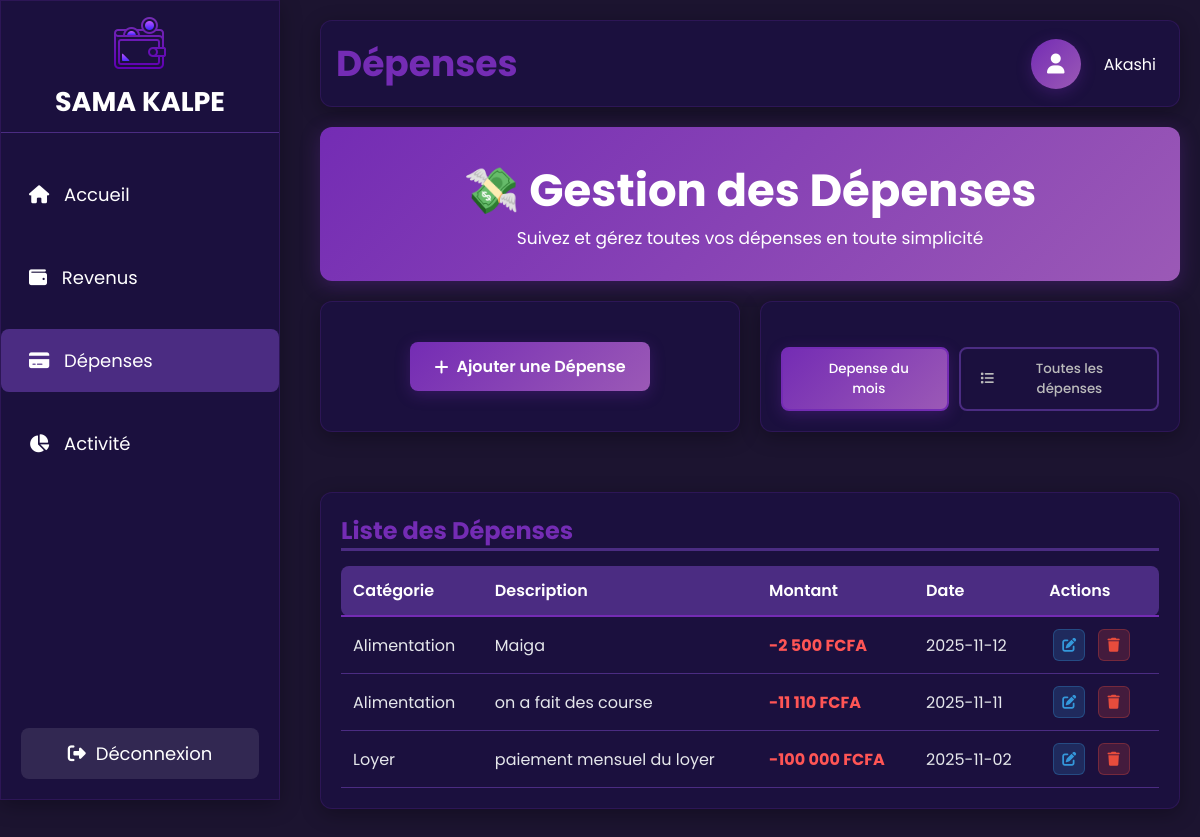
The page /depenses.php (signed in) on the database its author committed.
### tables this page shows
CREATE TABLE IF NOT EXISTS `utilisateur` (
  `ID_UTILISATEUR` int NOT NULL AUTO_INCREMENT,
  `ID_ROLE` int NOT NULL,
  `NOM_UTILISATEUR` varchar(255) DEFAULT NULL,
  `PRENOM` varchar(255) DEFAULT NULL,
  `EMAIL` varchar(255) DEFAULT NULL,
  `MOT_DE_PASSE` varchar(255) DEFAULT NULL,
  `CODE` int DEFAULT NULL,
  `FLAG_REINITIALISATION` tinyint(1) DEFAULT '0',
  PRIMARY KEY (`ID_UTILISATEUR`),
  KEY `ID_ROLE` (`ID_ROLE`)
);

CREATE TABLE IF NOT EXISTS `operation` (
  `ID_OPERATIONS_` int UNSIGNED NOT NULL AUTO_INCREMENT,
  `ID_UTILISATEUR` int NOT NULL,
  `ID_CATEGORIE` int NOT NULL,
  `MONTANT` int DEFAULT NULL,
  `DATE_OPERATION` date DEFAULT NULL,
  `DESCRIPTION` varchar(255) DEFAULT NULL,
  PRIMARY KEY (`ID_OPERATIONS_`),
  KEY `FK_OPERATIO_APPARTENI_CATEGORI` (`ID_CATEGORIE`),
  KEY `FK_OPERATIO_EFFECTUER_UTILISAT` (`ID_UTILISATEUR`)
);

CREATE TABLE IF NOT EXISTS `categorie` (
  `ID_CATEGORIE` int NOT NULL AUTO_INCREMENT,
  `ID_TYPE` int NOT NULL,
  `NOM_CATEGORIE` varchar(255) DEFAULT NULL,
  PRIMARY KEY (`ID_CATEGORIE`),
  KEY `ID_TYPE` (`ID_TYPE`)
);

### depenses.php (the view, shortened to what this page needs)
<?php
require_once __DIR__ . "/config/config.php";
$userId = $_SESSION['id'];
$stmt = $mysqlClient->prepare("SELECT NOM_UTILISATEUR, PRENOM FROM utilisateur WHERE ID_UTILISATEUR = ?");
$stmt->execute([$userId]);
$user = $stmt->fetch();
try {
    $filtre = isset($_GET['filtre']) ? $_GET['filtre'] : 'mois_courant';
    if ($filtre === 'mois_courant') {
        $sql = "SELECT operation.ID_OPERATIONS_, operation.DATE_OPERATION, operation.DESCRIPTION, operation.MONTANT, categorie.NOM_CATEGORIE
                FROM operation
                LEFT JOIN categorie ON operation.ID_CATEGORIE = categorie.ID_CATEGORIE
                LEFT JOIN type ON categorie.ID_TYPE = type.ID_TYPE
                WHERE operation.ID_UTILISATEUR = ?
                  AND type.NOM_TYPE = 'Depense'
                  AND MONTH(DATE_OPERATION) = MONTH(CURRENT_DATE())
                  AND YEAR(DATE_OPERATION) = YEAR(CURRENT_DATE())
                ORDER BY DATE_OPERATION DESC";
    }
    $stmt = $mysqlClient->prepare($sql);
    $stmt->execute([$userId]);
    $depenses = $stmt->fetchAll(PDO::FETCH_ASSOC);
} catch (PDOException $e) {
    die("Erreur : " . $e->getMessage());
}
?>
<!DOCTYPE html>
<html lang="fr">
<head>
    <link rel="stylesheet" href="https://cdnjs.cloudflare.com/ajax/libs/font-awesome/6.6.0/css/all.min.css">
    <link rel="stylesheet" href="CSS/accueil.css">
    <link rel="stylesheet" href="CSS/dropdown.css">
    <link rel="stylesheet" href="CSS/sidebar.css">
    <link rel="stylesheet" href="CSS/pages-actions.css">
</head>
<body>
<div class="container">
  <aside class="sidebar">
        <div class="titre">
      <a href="accueil.php"><img src="icone/logo.png" alt="logo" class="logo" style="cursor: pointer;"></a>
      <h1>SAMA KALPE</h1>
      </div>
      <ul>
        <li><a href="accueil.php" style="text-decoration: none;color:white"><i class="fa-solid fa-house"></i> Accueil</a></li>
        <li><a href="revenus.php" style="text-decoration: none;color:white"><i class="fa-solid fa-wallet"></i> Revenus</a></li>
        <li class="active"><a href="depenses.php" style="text-decoration: none;color:white"><i class="fa-solid fa-credit-card"></i> Dépenses</a></li>
        <li><a href="activite.php" style="text-decoration: none;color:white"><i class="fa-solid fa-chart-pie"></i> Activité</a></li>
      </ul>
      <div class="sidebar-footer">
        <a href="deconnexion.php" class="logout-sidebar">
          <i class="fa-solid fa-sign-out-alt"></i> Déconnexion
        </a>
      </div>
    </aside>
  <main class="main">
    <header class="header">
      <h1>Dépenses</h1>
      <div class="user-profile">
        <a href="profil.php" class="profile-btn">
          <i class="fa-solid fa-user"></i>
        </a>
        <div class="user-dropdown">
          <span class="user-name" onclick="toggleDropdown()"><?php echo $user['NOM_UTILISATEUR']; ?></span>
        </div>
      </div>
    </header>
    <section class="introduction">
      <h1>💸 Gestion des Dépenses</h1>
      <p>Suivez et gérez toutes vos dépenses en toute simplicité</p>
    </section>
    <section class="actions-section">
      <div class="btn-container">
        <a href="ajout_depense.php" class="btn-ajouter">
          <i class="fa-solid fa-plus"></i> Ajouter une Dépense
        </a>
      </div>
    </section>
    <section class="filters-section">
      <div class="tabs">
        <button class="tab-btn <?= ($filtre === 'mois_courant') ? 'active' : '' ?>" onclick="showTab('mois_courant')">
          <i class="fa-solid fa-calendar-month"></i> Depense du mois
        </button>
        <button class="tab-btn <?= ($filtre === 'tous') ? 'active' : '' ?>" onclick="showTab('tous')">
          <i class="fa-solid fa-list"></i> Toutes les dépenses
        </button>
      </div>
    </section>
    <section class="transactions">
      <h2>Liste des Dépenses</h2>
      <div id="mois_courant" class="tab-content" <?= ($filtre === 'tous') ? 'style="display:none"' : '' ?>>
        <table class="transaction">
          <thead>
            <tr>
              <th>Catégorie</th>
              <th>Description</th>
              <th>Montant</th>
              <th>Date</th>
              <th>Actions</th>
            </tr>
          </thead>
          <tbody>
            <?php if ($filtre === 'mois_courant' && !empty($depenses)): ?>
              <?php foreach ($depenses as $d): ?>
                <tr>
                  <td><?= htmlspecialchars($d['NOM_CATEGORIE'] ?? 'Non défini') ?></td>
                  <td><?= htmlspecialchars($d['DESCRIPTION'] ?? '') ?></td>
                  <td class="montant negatif">-<?= number_format($d['MONTANT'] ?? 0, 0, ',', ' ') ?> FCFA</td>
                  <td><?= htmlspecialchars($d['DATE_OPERATION'] ?? '') ?></td>
                  <td>
                    <a href="modif_depense.php?id=<?= $d['ID_OPERATIONS_'] ?>" class="btn-icon btn-modifier" title="Modifier">
                      <i class="fa-solid fa-edit"></i>
                    </a>
                    <a href="supp_depense.php?id=<?= $d['ID_OPERATIONS_'] ?>" class="btn-icon btn-supprimer" title="Supprimer" onclick="return confirm('Supprimer cette dépense ?')">
                      <i class="fa-solid fa-trash"></i>
                    </a>
                  </td>
                </tr>
              <?php endforeach; ?>
            <?php else: ?>
              <tr>
                <td colspan="5" style="text-align: center; color: #bbb;">Aucune dépense trouvée pour ce mois.</td>
              </tr>
            <?php endif; ?>
          </tbody>
        </table>
      </div>
    </section>
  </main>
</div>
</body>
</html>

### CSS/accueil.css (style rules this page uses)
* { margin: 0; padding: 0; box-sizing: border-box; font-family: 'Poppins', sans-serif; }
body { background-color: #1C1430; color: white; height: 150vh; }
.container { display: grid; grid-template-columns: 300px 1fr; grid-template-areas: "sidebar main"; height: 100vh; }
.sidebar ul li a { display: block; width: 100%; height: 100%; padding: 0; margin: 0; text-decoration: none; }
.main { grid-area: main; display: grid; grid-template-columns: repeat(2, 1fr); grid-template-rows: auto auto auto auto; grid-template-areas: "header header" "introduction introduction" "solde solde" "stats1 stats2" "transactions transactions"; gap: 20px; padding: 20px; margin-left: 0 !important; }
.header { grid-area: header; background: #1b103e; box-shadow: 0 5px 20px rgba(0,0,0,0.3); border: 1px solid rgba(116, 48, 180, 0.2); padding: 15px; border-radius: 12px; font-size: 18px; display: flex; justify-content: space-between; align-items: center; }
.header h1 { color: #742CB4; }
.user-profile { display: flex; align-items: center; gap: 15px; }
.profile-btn { width: 50px; height: 50px; border-radius: 50%; background: linear-gradient(135deg, #742CB4 0%, #9B59B6 100%); border: none; color: white; font-size: 20px; cursor: pointer; box-shadow: 0 4px 15px rgba(116, 44, 180, 0.3); display: flex; align-items: center; justify-content: center; }
.introduction { grid-area: introduction; background: linear-gradient(135deg, #742CB4 0%, #9B59B6 100%); box-shadow: 0 5px 20px rgba(116, 48, 180, 0.3); padding: 30px; display: flex; flex-direction: column; justify-content: center; align-items: center; border-radius: 12px; }
.introduction p { font-size: 17px; }
.introduction h1 { font-size: 45px; }
.transactions { grid-area: transactions; background: #1b103e; box-shadow: 0 5px 20px rgba(0,0,0,0.3); border: 1px solid rgba(116, 48, 180, 0.2); padding: 20px; border-radius: 12px; }
.transactions h2 { margin-bottom: 15px; border-bottom: 3px solid #4b2c82; color: #742CB4; }
.transaction { width: 100%; border-collapse: collapse; margin-top: 15px; }
.transaction th { background: #4b2c82; color: white; padding: 12px; text-align: left; font-weight: 600; border-bottom: 2px solid #742CB4; }
.transaction td { padding: 12px; border-bottom: 1px solid #4b2c82; color: #e5e7eb; }
.transaction th:first-child, .transaction td:first-child { border-radius: 8px 0 0 8px; }
.transaction th:last-child, .transaction td:last-child { border-radius: 0 8px 8px 0; }
.montant { font-weight: bold; }
.montant.negatif { color: #ff5555; }

### CSS/dropdown.css (style rules this page uses)
.user-dropdown { position: relative; display: inline-block; }
.user-name { cursor: pointer; color: white; font-size: 16px; padding: 4px 8px; border-radius: 4px; transition: background-color 0.3s ease; }

### CSS/sidebar.css (style rules this page uses)
.sidebar { grid-area: sidebar; background: #1b103e; box-shadow: 0 5px 20px rgba(0,0,0,0.3); border: 1px solid rgba(116, 48, 180, 0.2); }
.titre { display: flex; padding: 10px; align-items: center; flex-direction: column; border-bottom: 1px solid #4b2c82; margin-bottom: 30px; }
.sidebar ul { list-style: none; }
.sidebar ul li { padding: 18px; margin-bottom: 20px; margin-left: px; border-radius: 8px; cursor: pointer; transition: 0.3s; }
.sidebar ul li i { margin-right: 10px; margin-left: 10px; }
.sidebar ul li:hover, .sidebar ul li.active { background: #4b2c82; }
.sidebar { position: fixed; top: 0; left: 0; height: 100vh; overflow-y: auto; z-index: 1000; width: 280px; font-size: large; }
.sidebar-footer { position: absolute; bottom: 20px; left: 20px; right: 20px; }
.logout-sidebar { display: flex; align-items: center; justify-content: center; gap: 10px; padding: 12px 16px; background-color: rgba(255, 255, 255, 0.1); color: white; text-decoration: none; border-radius: 8px; transition: background-color 0.3s; width: 100%; box-sizing: border-box; }
.main { padding: 20px; min-height: 100vh; }

### rows shown on the page
utilisateur: NOM_UTILISATEUR "Akashi"
operation: ID_CATEGORIE.NOM_CATEGORIE "Alimentation", DESCRIPTION "Maiga", MONTANT "2 500", DATE_OPERATION "2025-11-12"
operation: ID_CATEGORIE.NOM_CATEGORIE "Alimentation", DESCRIPTION "on a fait des course", MONTANT "11 110", DATE_OPERATION "2025-11-11"
operation: ID_CATEGORIE.NOM_CATEGORIE "Loyer", DESCRIPTION "paiement mensuel du loyer", MONTANT "100 000", DATE_OPERATION "2025-11-02"
